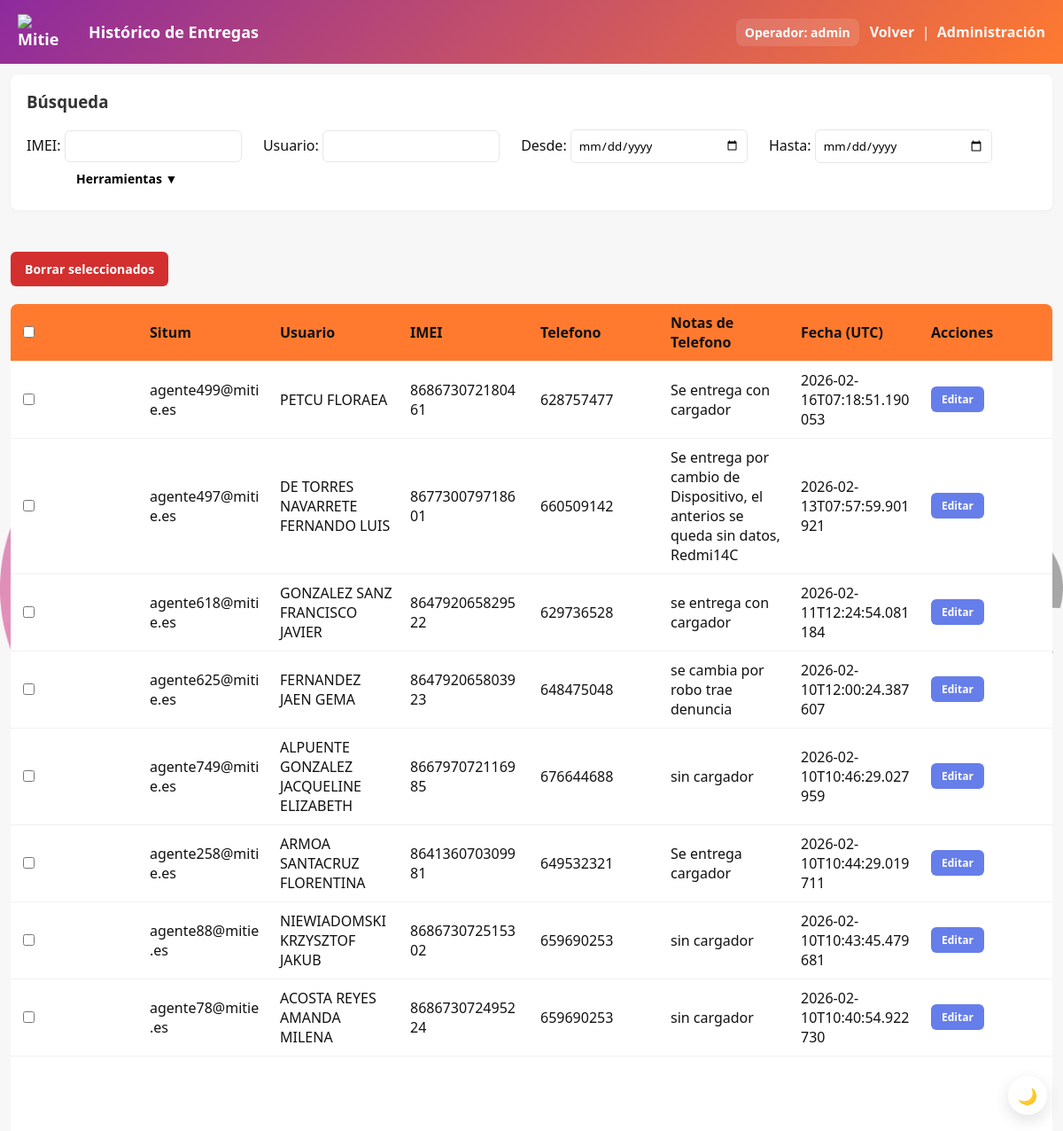
Page /history_entrega (signed in) on the committed database.
### tables this page shows
CREATE TABLE usuarios (
                id INTEGER PRIMARY KEY AUTOINCREMENT,
                username TEXT UNIQUE NOT NULL,
                password TEXT NOT NULL,
                rol TEXT NOT NULL,
                activo INTEGER DEFAULT 1,
                fecha_creacion TEXT
            , notas TEXT);

CREATE TABLE entregas (
                id INTEGER PRIMARY KEY AUTOINCREMENT,
                ams TEXT,
                usuario TEXT,
                situm TEXT,
                imei TEXT,
                telefono TEXT,
                notas_telefono TEXT,
                tipo TEXT,
                timestamp TEXT
            );

### app.py (the view)
@app.route('/history_entrega')
@require_permission('ver_historico')
def history_entrega():
    db = get_db()
    imei_search = request.args.get('imei', '').strip()
    usuario_search = request.args.get('usuario', '').strip()
    fecha_inicio = request.args.get('fecha_inicio', '').strip()
    fecha_fin = request.args.get('fecha_fin', '').strip()
    query = 'SELECT * FROM entregas WHERE LOWER(tipo) IN ("entrega", "entregas") AND 1=1'
    params = []
    if imei_search:
        query += ' AND imei LIKE ?'
        params.append(f'%{imei_search}%')
    if usuario_search:
        query += ' AND usuario LIKE ?'
        params.append(f'%{usuario_search}%')
    if fecha_inicio:
        query += ' AND timestamp >= ?'
        params.append(f'{fecha_inicio}T00:00:00')
    if fecha_fin:
        query += ' AND timestamp <= ?'
        params.append(f'{fecha_fin}T23:59:59')
    query += ' ORDER BY timestamp DESC'
    cur = db.execute(query, params)
    rows = cur.fetchall()
    return render_template('history_entrega.html', rows=rows, imei_search=imei_search, usuario_search=usuario_search, fecha_inicio=fecha_inicio, fecha_fin=fecha_fin)

### app.py (called while the page is built)
def get_db():
    db = getattr(g, '_database', None)
    if db is None:
        db = g._database = sqlite3.connect(DB_PATH)
        db.row_factory = sqlite3.Row
    return db

@login_manager.user_loader
def load_user(user_id):
    db = get_db()
    cursor = db.cursor()
    cursor.execute('SELECT id, username, rol FROM usuarios WHERE id = ? AND activo = 1', (user_id,))
    usuario = cursor.fetchone()
    if usuario:
        return User(usuario[0], usuario[1], usuario[2])
    return None

def require_permission(permiso):
    def decorator(f):
        @wraps(f)
        @login_required
        def decorated_function(*args, **kwargs):
            if not current_user.tiene_permiso(permiso):
                flash('No tienes permisos para realizar esta acción', 'error')
                return redirect(url_for('index'))
            return f(*args, **kwargs)
        return decorated_function
    return decorator

@app.teardown_appcontext
def close_connection(exception):
    db = getattr(g, '_database', None)
    if db is not None:
        db.close()

    def tiene_permiso(self, permiso):
        return permiso in ROLES_PERMISOS.get(self.rol, [])

### templates/history_entrega.html (shortened to what this page needs)
<!doctype html>
<html lang="es">
  <head>
    <link rel="stylesheet" href="/static/style.css">
  </head>
  <body>
    <header class="topbar">
      <h1><a href="/" style="display:inline-flex;align-items:center;text-decoration:none;color:inherit;"><img src="/static/mitie_logo.png" srcset="/static/mitie_logo@2x.png 2x" class="brand-logo" alt="Mitie" width="56" decoding="async"></a>Histórico de Entregas</h1>
        <div style="display:flex;align-items:center;gap:12px">
          {% if current_user.is_authenticated %}
            <a class="user-badge" href="/perfil">Operador: {{ current_user.username }}</a>
          {% endif %}
          <div>
        <a class="history-link" href="/">Volver</a>
        {% if current_user.is_authenticated and current_user.tiene_permiso('administracion') %}
          &nbsp;|&nbsp;
          <a class="history-link" href="/administracion">Administración</a>
        {% endif %}
      </div>
    </header>
    <main class="container history">
      <div class="search-box">
        <h3>Búsqueda</h3>
        <form method="get" action="/history_entrega" style="display:inline-block;">
          <label>IMEI: <input type="text" name="imei" value="{{ imei_search }}"></label>
          <label>Usuario: <input type="text" name="usuario" value="{{ usuario_search }}"></label>
          <label>Desde: <input type="date" name="fecha_inicio" value="{{ fecha_inicio }}"></label>
          <label>Hasta: <input type="date" name="fecha_fin" value="{{ fecha_fin }}"></label>
        </form>
        <div class="dropdown-menu">
          <button class="dropdown-toggle" onclick="toggleDropdown(event)">Herramientas ▼</button>
        </div>
      </div>
      <div style="margin-top:12px">
        <button id="delete-selected-btn" type="button" class="btn-secondary btn-danger">Borrar seleccionados</button>
      </div>
      <table>
        <thead>
          <tr>
            <th><input type="checkbox" id="select-all"></th>
            <th>Situm</th>
            <th>Usuario</th>
            <th>IMEI</th>
            <th>Telefono</th>
            <th>Notas de Telefono</th>
            <th>Fecha (UTC)</th>
            {% if current_user.is_authenticated and current_user.tiene_permiso('administracion') %}
            <th>Acciones</th>
            {% endif %}
          </tr>
        </thead>
        <tbody>
          {% for r in rows %}
          <tr>
            <td><input type="checkbox" class="row-select" value="{{ r['id'] }}"></td>
            <td>{{ r['situm'] }}</td>
            <td>{{ r['usuario'] }}</td>
            <td>{{ r['imei'] }}</td>
            <td>{{ r['telefono'] }}</td>
            <td>{{ r['notas_telefono'] }}</td>
            <td>{{ r['timestamp'] }}</td>
            {% if current_user.is_authenticated and current_user.tiene_permiso('administracion') %}
            <td><a href="/registro/{{ r['id'] }}/editar" class="btn-secondary btn-small">Editar</a></td>
            {% endif %}
          </tr>
          {% else %}
          <tr><td colspan="8">No hay registros.</td></tr>
          {% endfor %}
        </tbody>
      </table>
    </main>
  </body>
</html>

### static/style.css (style rules this page uses)
:root { --brand-orange: #ff7a2f; --brand-magenta: #8e2a9e; --brand-gradient: linear-gradient(135deg,var(--brand-magenta),var(--brand-orange)); --brand-dark: #3b1f3f; --brand-text: #4b4b4b; --accent: var(--brand-orange); --muted: #f7f7f7; --text: #111; }
* { box-sizing:border-box;font-family:Segoe UI, Roboto, Arial, sans-serif }
body { margin:0;background:var(--muted);color:var(--text) }
.topbar { background:var(--brand-gradient);padding:16px 20px;display:flex;align-items:center;justify-content:space-between;color:#fff }
.topbar h1 { margin:0;font-size:18px;display:flex;align-items:center;gap:12px }
.brand-logo { width:56px;height:auto;display:inline-block;vertical-align:middle;margin-right:12px }
.history-link { color:rgba(255,255,255,0.95);text-decoration:none;font-weight:600 }
.container { display:flex;flex-direction:column;align-content:space-between;justify-content:center;align-items:flex-start;gap:20px;padding:24px;width:100%;margin:0;max-width:none;height:calc(100vh - 72px);box-sizing:border-box }
.search-box { background:#fff;padding:18px;border-radius:8px;margin-bottom:20px;box-shadow:0 1px 4px rgba(0,0,0,0.04) }
.search-box h3 { margin-top:0;color:#333 }
.search-box label { display:inline-block;margin-right:20px }
.search-box input { padding:8px;border:1px solid #e7e7e7;border-radius:6px;width:200px }
.search-box .dropdown-toggle { padding:8px 16px;background:transparent;border:none;color:#000;cursor:pointer;margin-left:20px }
.btn-secondary { background: #667eea; color: white; padding: 10px 16px; border: none; border-radius: 6px; text-decoration: none; cursor: pointer; display: inline-block; font-size: 14px; font-weight: 600; transition: background 0.3s; }
.btn-small { padding: 6px 12px !important; font-size: 12px !important; }
.btn-danger { background: #d32f2f !important; color: white !important; }
table { width:100%;border-collapse:collapse;background:#fff;border-radius:8px;overflow:hidden }
th,td { padding:10px;text-align:left;border-bottom:1px solid #f1f1f1 }
thead th { background:var(--accent) }
.history { height:100vh;display:flex;flex-direction:column;margin:0;padding:12px;max-width:none }
.history .search-box { margin-bottom:15px;flex-shrink:0 }
.history table { flex:1;overflow-y:auto;display:block }
.history thead { display:table;width:100%;table-layout:fixed;background:var(--yellow) }
.history tbody { display:block;overflow-y:auto;height:calc(100vh - 250px) }
.history tr { display:table;width:100%;table-layout:fixed }
.history th, .history td { padding:10px;text-align:left;border-bottom:1px solid #f1f1f1;word-break:break-word }
.topbar { position: relative; z-index: 1200; }
main.container { position: relative; z-index: 2; }
.user-badge { margin-left:16px;padding:6px 10px;background:rgba(255,255,255,0.12);color:#fff;border-radius:8px;font-weight:700;font-size:14px;text-decoration:none;display:inline-block;cursor:pointer }
.dropdown-menu { position:relative;display:inline-block;margin-left:20px }
.dropdown-toggle { padding:8px 16px;background:transparent;border:none;border-radius:8px;cursor:pointer;color:#000;font-weight:600;font-size:14px;transition:background 0.2s ease }

### rows in the picture
usuarios: username "admin"
entregas: situm "agente499@mitie.es", usuario "PETCU FLORAEA", imei "868673072180461", telefono "628757477", notas_telefono "Se entrega con cargador", timestamp "2026-02-16T07:18:51.190053"
entregas: situm "agente497@mitie.es", usuario "DE TORRES NAVARRETE FERNANDO LUIS", imei "867730079718601", telefono "660509142", notas_telefono "Se entrega por cambio de Dispositivo, el anterios se queda sin datos, Redmi14C", timestamp "2026-02-13T07:57:59.901921"
entregas: situm "agente618@mitie.es", usuario "GONZALEZ SANZ FRANCISCO JAVIER", imei "864792065829522", telefono "629736528", notas_telefono "se entrega con cargador", timestamp "2026-02-11T12:24:54.081184"
entregas: situm "agente625@mitie.es", usuario "FERNANDEZ JAEN GEMA", imei "864792065803923", telefono "648475048", notas_telefono "se cambia por robo trae denuncia", timestamp "2026-02-10T12:00:24.387607"
entregas: situm "agente749@mitie.es", usuario "ALPUENTE GONZALEZ JACQUELINE ELIZABETH", imei "866797072116985", telefono "676644688", notas_telefono "sin cargador", timestamp "2026-02-10T10:46:29.027959"
entregas: situm "agente258@mitie.es", usuario "ARMOA SANTACRUZ FLORENTINA", imei "864136070309981", telefono "649532321", notas_telefono "Se entrega cargador", timestamp "2026-02-10T10:44:29.019711"
entregas: situm "agente88@mitie.es", usuario "NIEWIADOMSKI KRZYSZTOF JAKUB", imei "868673072515302", telefono "659690253", notas_telefono "sin cargador", timestamp "2026-02-10T10:43:45.479681"
entregas: situm "agente78@mitie.es", usuario "ACOSTA REYES AMANDA MILENA", imei "868673072495224", telefono "659690253", notas_telefono "sin cargador", timestamp "2026-02-10T10:40:54.922730"
